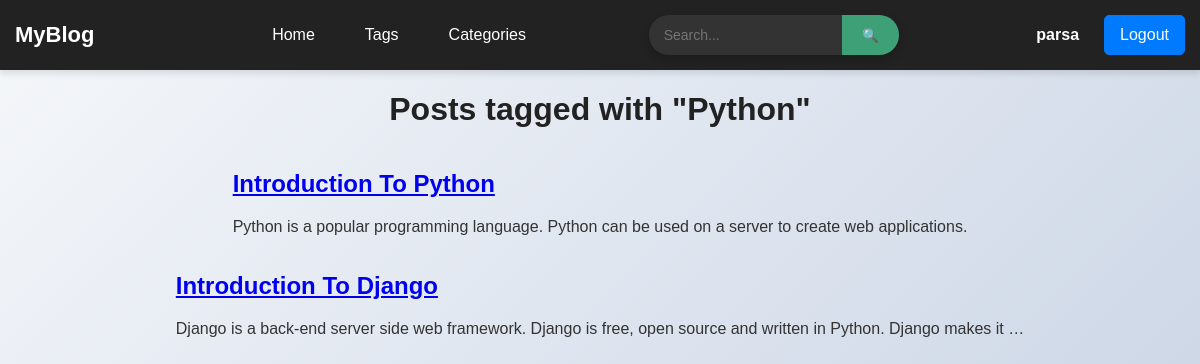
Screenshot of /tags/4 (signed in) with the database file from the repository.
### posts/models.py (models this page shows, shortened)
class Tag(models.Model):
    name = models.CharField(max_length=50)

class Post(models.Model):
    post_title = models.CharField(max_length=60)
    post_content = models.TextField()
    publish_date = models.DateField(auto_now=True)
    tags = models.ManyToManyField(Tag)
    post_image = models.ImageField(upload_to='post', default='post/1.png')

### posts/views.py (the view)
# urls.py: path('tags/<int:id>', views.tag, name='tag'),
def tag(request, id):
    tag = get_object_or_404(Tag, id=id)
    posts = tag.post_set.all()
    return render(request, 'tag.html', {"tag": tag, "posts": posts})

### posts/context_processors.py (called while the page is built)
def categories(request):
    category = ['Programming', 'food', 'travel']
    return({'category':category})

### posts/templates/tag.html
{% extends 'base.html' %}
{% block body %}
    <h1>Posts tagged with "{{ tag.name }}"</h1>
    {% for post in posts %}
        <div class="post">
            <h2><a href="{% url 'post' post.id %}">{{ post.post_title }}</a></h2>
            <p>{{ post.post_content|truncatewords:20 }}</p>
        </div>
    {% empty %}
        <p>No posts found with this tag.</p>
    {% endfor %}
{% endblock body %}

### templates/base.html (shortened to what this page needs)
<!DOCTYPE html>
<html lang="en">
<head>
    {% load static %}
    <link rel="stylesheet" href="{% static 'style.css' %}">
</head>
<body>
    <nav class="navbar">
        <div class="logo">
            <a href="{% url 'home' %}">MyBlog</a>
        </div>
        <ul class="nav-links">
            <li><a href="{% url 'home' %}">Home</a></li>
            <li><a href="#tags">Tags</a></li>
            <li class="dropdown">
                <button class="dropbtn">Categories</button>
            </li>
        </ul>
        <form action="{% url 'search' %}" class="search-form">
            <input type="text" name="query" placeholder="Search...">
            <button type="submit">🔍</button>
        </form>
        <div class="auth-section">
            {% if not user.is_authenticated %}
                <a href="{% url 'login' %}" class="auth-btn login">Login</a>
                <a href="{% url 'register' %}" class="auth-btn register" >Register</a>
            {% else %}
                <div class="user-info-container">
                    <span class="user-info">{{ user }}</span>
                    <a href="{% url 'logout' %}" class="auth-btn login" style="margin-right: 15px;">Logout</a>
                </div>
            {% endif %}
        </div>
    </nav>
    {% block body %}
    {% endblock body %}
</body>
</html>

### static/style.css (style rules this page uses)
body { font-family: 'Arial', sans-serif; background: linear-gradient(135deg, #f5f7fa, #c3cfe2); color: #333; display: flex; flex-direction: column; align-items: center; min-height: 100vh; margin: 0; padding: 0; }
.auth-btn, .user-info { padding: 10px 15px; font-size: 16px; border-radius: 5px; transition: all 0.3s ease; }
.user-info { color: white; font-weight: bold; font-size: 16px; padding: 10px 15px; }
.user-info-container { display: flex; align-items: center; gap: 15px; }
.navbar a { color: white; text-decoration: none; padding: 10px 15px; font-size: 16px; border-radius: 5px; transition: all 0.3s ease; }
.dropdown { position: relative; }
.dropbtn { background: none; border: none; color: white; font-size: 16px; padding: 10px 15px; cursor: pointer; transition: all 0.3s ease; }
.auth-btn { padding: 8px 16px; border-radius: 5px; text-decoration: none; font-size: 16px; transition: all 0.3s ease; }
.login { background-color: #007BFF; color: white; border: 1px solid #007BFF; }
h1, h2 { color: #222; }
button, .btn { background-color: #007BFF; color: white; padding: 10px 15px; border: none; border-radius: 5px; cursor: pointer; transition: all 0.3s ease; }
input { width: 100%; max-width: 400px; padding: 10px; margin: 10px 0; border: 1px solid #ccc; border-radius: 5px; }
.navbar { display: flex; width: 100%; justify-content:space-between; align-items: center; background-color: #222; box-shadow: 0px 4px 6px rgba(0, 0, 0, 0.1); z-index: 1000; }
.logo a { color: white; font-size: 22px; font-weight: bold; text-decoration: none; }
.nav-links { list-style: none; display: flex; gap: 20px; align-items: center; }
.search-form { display: flex; align-items: stretch; background: #333; border-radius: 20px; padding: 0; box-shadow: 0px 4px 10px rgba(0, 0, 0, 0.2); width: 250px; height: 40px; flex-shrink: 0; }
.search-form input { flex: 1; border: none; outline: none; padding: 0 15px; border-radius: 20px 0 0 20px; font-size: 14px; background: none; color: white; margin: 0; min-width: 100px; }
.search-form button { background: #3ea077; border: none; color: white; padding: 0 20px; border-radius: 0 20px 20px 0; cursor: pointer; transition: all 0.3s ease; display: flex; align-items: center; justify-content: center; margin: 0; height: 100%; min-width: 40px; }
.auth-section { margin-left: 15px; display: flex; gap: 10px; }
.user-info-container { display: flex; align-items: center; gap: 10px; }
.user-info { color: white; font-weight: bold; font-size: 16px; }

### rows the page displays
Tag: name "Python"
Post: post_title "Introduction To Python", post_content "Python is a popular programming language. Python can be used on a server to create web applications."
Post: post_title "Introduction To Django", post_content "Django is a back-end server side web framework. Django is free, open source and written in Python. Django makes it …"

### other values shown
{{ user }} "parsa"
